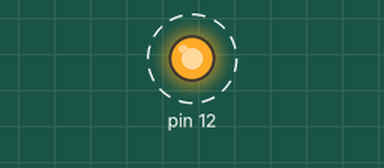
The sketch below on a simulated Arduino Uno, built with avr-gcc and run on an emulated ATmega328P. Shown: output pins drawn as LEDs (lit = HIGH). Dashed ring = blinking.

Above: at 0.5 s.
Timing chart, 0 to 4.6 s (numbered marks = the images above):
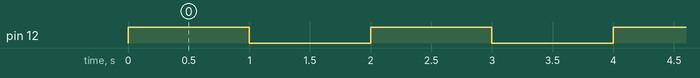

The sketch:

aru3_3_LedBlink.ino
```cpp
// LedBlink.ino

int spd = 1000;

void setup() {
    // ESPrの13番ピンを出力に設定
    pinMode(12, OUTPUT);
}

void loop() {
    digitalWrite(12, HIGH);  //光る
    delay(spd);     //1秒待つ
    digitalWrite(12, LOW);  //消える
    delay(spd);     //1秒待つ
}
```

Measured:
- by itself, pin 12: alternates HIGH for 1.0 s and LOW for 1.0 s
